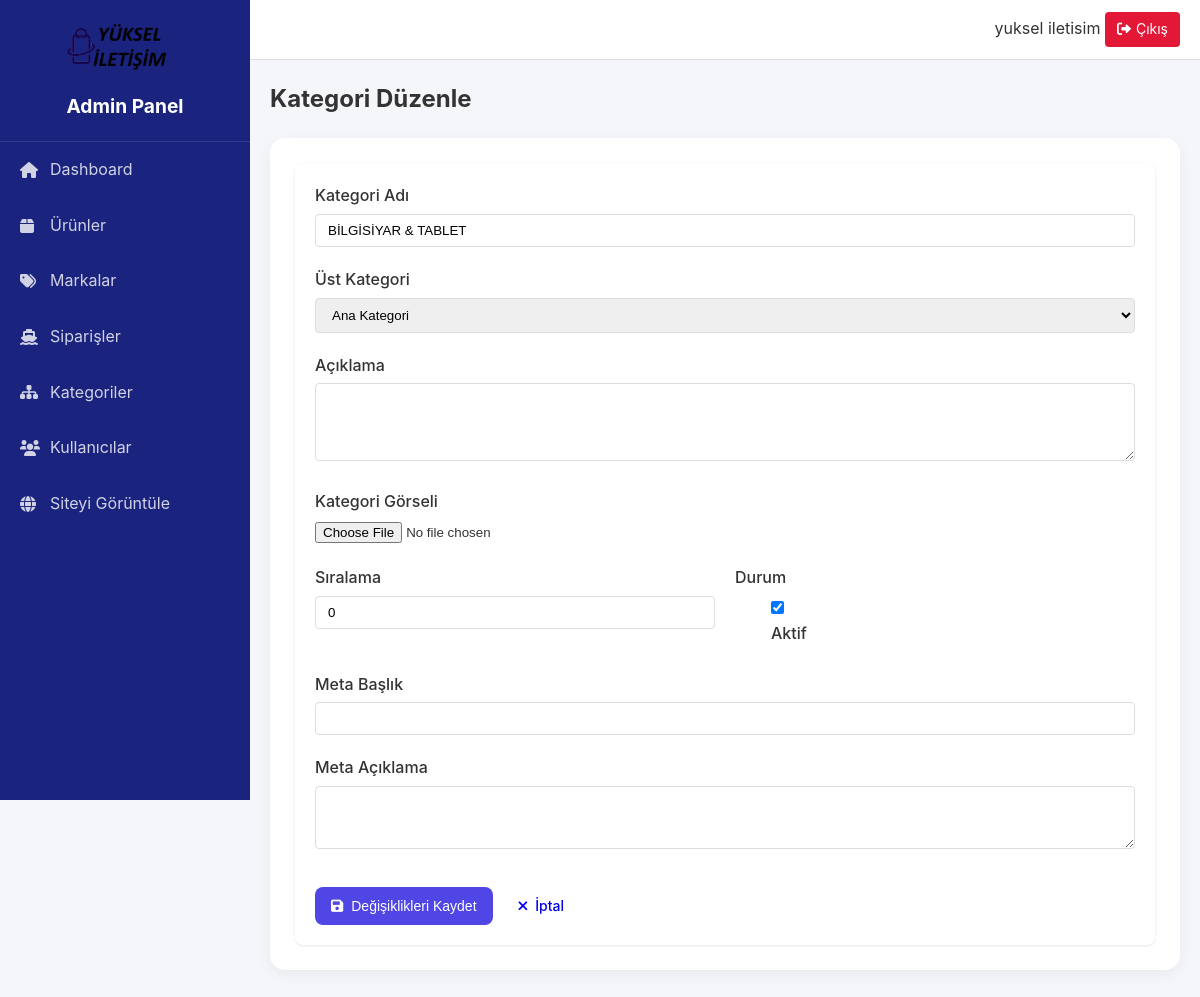
The page /admin/categories/edit/2 (signed in) on the database its author committed.
### models.py (models this page shows, shortened)
class User(UserMixin, db.Model):
    id = db.Column(db.Integer, primary_key=True)
    email = db.Column(db.String(120), unique=True, nullable=False)
    password_hash = db.Column(db.String(128))
    first_name = db.Column(db.String(50))
    last_name = db.Column(db.String(50))
    phone = db.Column(db.String(15))
    category_id = db.Column(db.Integer, db.ForeignKey('category.id'))  # Yeni eklendi
    is_active = db.Column(db.Boolean, default=True)
    is_admin = db.Column(db.Boolean, default=False)
    created_at = db.Column(db.DateTime, default=datetime.utcnow)
    last_login = db.Column(db.DateTime)

class Category(db.Model):
    id = db.Column(db.Integer, primary_key=True)
    name = db.Column(db.String(100), nullable=False)
    slug = db.Column(db.String(100), unique=True)
    description = db.Column(db.Text)
    parent_id = db.Column(db.Integer, db.ForeignKey('category.id'))
    image = db.Column(db.String(200))
    is_active = db.Column(db.Boolean, default=True)
    order = db.Column(db.Integer, default=0)
    meta_title = db.Column(db.String(200))
    meta_description = db.Column(db.Text)
    created_at = db.Column(db.DateTime, default=datetime.utcnow)
    updated_at = db.Column(db.DateTime, default=datetime.utcnow, onupdate=datetime.utcnow)
    children = db.relationship(
        'Category',
        backref=db.backref('parent', remote_side=[id]),
        lazy='dynamic'
    )

### routes/admin.py (the view, shortened to what this page needs)
@admin_bp.route('/categories/edit/<int:id>', methods=['GET', 'POST'])
@login_required
@admin_required
def edit_category(id):
    category = Category.query.get_or_404(id)
    parent_categories = Category.query.filter(Category.id != id, Category.parent_id != id).all()
    return render_template('admin/categories/form.html',
                         category=category,
                         parent_categories=parent_categories)

### routes/admin.py (called while the page is built)
def admin_required(f):
    @wraps(f)
    def decorated_function(*args, **kwargs):
        if not current_user.is_authenticated or not current_user.is_admin:
            flash('Bu sayfaya erişim yetkiniz yok.', 'error')
            return redirect(url_for('index'))
        return f(*args, **kwargs)
    return decorated_function

### templates/admin/categories/form.html (shortened to what this page needs)
{% extends 'admin/base.html' %}
{% block content %}
<div class="content-header">
    <h2>{% if category %}Kategori Düzenle{% else %}Yeni Kategori{% endif %}</h2>
</div>
<div class="content-section">
    <form method="POST" enctype="multipart/form-data" class="category-form">
        <div class="form-group">
            <label for="name">Kategori Adı</label>
            <input type="text"
                   id="name"
                   name="name"
                   class="form-control"
                   value="{{ category.name if category else '' }}"
                   required>
        </div>
        <div class="form-group">
            <label for="parent_id">Üst Kategori</label>
            <select id="parent_id" name="parent_id" class="form-control">
                <option value="">Ana Kategori</option>
            </select>
        </div>
        <div class="form-group">
            <label for="description">Açıklama</label>
            <textarea id="description"
                      name="description"
                      class="form-control"
                      rows="4">{{ category.description if category else '' }}</textarea>
        </div>
        <div class="form-group">
            <label for="image">Kategori Görseli</label>
            <input type="file"
                   id="image"
                   name="image"
                   class="form-control-file"
                   accept="image/*">
        </div>
        <div class="form-row">
            <div class="form-group col-md-6">
                <label for="order">Sıralama</label>
                <input type="number"
                       id="order"
                       name="order"
                       class="form-control"
                       value="{{ category.order if category else '0' }}">
            </div>
            <div class="form-group col-md-6">
                <label class="d-block">Durum</label>
                <div class="custom-control custom-switch mt-2">
                    <input type="checkbox"
                           class="custom-control-input"
                           id="is_active"
                           name="is_active"
                           {% if not category or category.is_active %}checked{% endif %}>
                    <label class="custom-control-label" for="is_active">Aktif</label>
                </div>
            </div>
        </div>
        <div class="form-group">
            <label for="meta_title">Meta Başlık</label>
            <input type="text"
                   id="meta_title"
                   name="meta_title"
                   class="form-control"
                   value="{{ category.meta_title if category else '' }}">
        </div>
        <div class="form-group">
            <label for="meta_description">Meta Açıklama</label>
            <textarea id="meta_description"
                      name="meta_description"
                      class="form-control"
                      rows="3">{{ category.meta_description if category else '' }}</textarea>
        </div>
        <div class="form-actions">
            <button type="submit" class="btn btn-primary">
                <i class="fas fa-save"></i>
                {% if category %}Değişiklikleri Kaydet{% else %}Kategori Ekle{% endif %}
            </button>
            <a href="{{ url_for('admin.categories') }}" class="btn btn-secondary">
                <i class="fas fa-times"></i>
                İptal
            </a>
        </div>
    </form>
</div>
{% endblock %}

### templates/admin/base.html (shortened to what this page needs)
<!DOCTYPE html>
<html lang="tr">
<head>
    <link rel="stylesheet" href="https://cdnjs.cloudflare.com/ajax/libs/font-awesome/6.0.0/css/all.min.css">
    <link rel="stylesheet" href="{{ url_for('static', filename='css/admin.css') }}">
</head>
<body>
    <div class="admin-container">
        <aside class="admin-sidebar">
            <div class="sidebar-header">
                <img src="{{ url_for('static', filename='images/default-logo.png') }}" alt="Logo" class="admin-logo">
                <h1>Admin Panel</h1>
            </div>
            <nav class="sidebar-nav">
                <ul>
                    <li>
                        <a href="{{ url_for('admin.dashboard') }}" {% if request.endpoint == 'admin.dashboard' %}class="active"{% endif %}>
                            <i class="fas fa-home"></i>
                            <span>Dashboard</span>
                        </a>
                    </li>
                    <li>
                        <a href="{{ url_for('admin.products') }}" {% if request.endpoint == 'admin.products' %}class="active"{% endif %}>
                            <i class="fas fa-box"></i>
                            <span>Ürünler</span>
                        </a>
                    </li>
                    <li>
                        <a href="{{ url_for('admin.brands') }}" {% if request.endpoint == 'admin.brands' %}class="active"{% endif %}>
                            <i class="fas fa-tags"></i>
                            <span>Markalar</span>
                        </a>
                    </li>
                    <li>
                        <a href="{{ url_for('admin.orders') }}" {% if request.endpoint == 'admin.orders' %}class="active"{% endif %}>
                            <i class="fas fa-ship"></i>
                            <span>Siparişler</span>
                        </a>
                    </li>
                    <li>
                        <a href="{{ url_for('admin.categories') }}" {% if request.endpoint == 'admin.categories' %}class="active"{% endif %}>
                            <i class="fas fa-sitemap"></i>
                            <span>Kategoriler</span>
                        </a>
                    </li>
                    <li>
                        <a href="{{ url_for('admin.users') }}" {% if request.endpoint == 'admin.users' %}class="active"{% endif %}>
                            <i class="fas fa-users"></i>
                            <span>Kullanıcılar</span>
                        </a>
                    </li>
                    <li>
                        <a href="{{ url_for('index') }}" target="_blank">
                            <i class="fas fa-globe"></i>
                            <span>Siteyi Görüntüle</span>
                        </a>
                    </li>
                </ul>
            </nav>
        </aside>
        <main class="admin-main">
            <header class="admin-header">
                <div class="header-right">
                    <div class="admin-user">
                        <span>{{ current_user.first_name }} {{ current_user.last_name }}</span>
                        <a href="{{ url_for('logout') }}" class="logout-btn">
                            <i class="fas fa-sign-out-alt"></i>
                            Çıkış
                        </a>
                    </div>
                </div>
            </header>
            <div class="admin-content">
                {% block content %}{% endblock %}
            </div>
        </main>
    </div>
</body>
</html>

### static/css/admin.css (style rules this page uses)
:root { --sidebar-width: 250px; --header-height: 60px; --primary-color: #1a237e; --secondary-color: #e31837; --text-color: #333; --bg-color: #f4f6f9; --border-color: #ddd; }
* { margin: 0; padding: 0; box-sizing: border-box; }
body { font-family: -apple-system, BlinkMacSystemFont, 'Segoe UI', Roboto, Oxygen, Ubuntu, Cantarell, sans-serif; background: var(--bg-color); color: var(--text-color); line-height: 1.6; }
.admin-container { display: flex; min-height: 100vh; }
.admin-sidebar { width: var(--sidebar-width); background: var(--primary-color); color: white; position: fixed; height: 100vh; overflow-y: auto; }
.sidebar-header { padding: 20px; text-align: center; border-bottom: 1px solid rgba(255,255,255,0.1); }
.admin-logo { max-width: 120px; margin-bottom: 10px; }
.sidebar-header h1 { font-size: 1.2rem; margin: 0; }
.sidebar-nav ul { list-style: none; padding: 0; }
.sidebar-nav a { display: flex; align-items: center; padding: 15px 20px; color: rgba(255,255,255,0.8); text-decoration: none; transition: all 0.3s; }
.sidebar-nav i { width: 20px; margin-right: 10px; }
.admin-main { flex: 1; margin-left: var(--sidebar-width); }
.admin-header { height: var(--header-height); background: white; border-bottom: 1px solid var(--border-color); display: flex; align-items: center; justify-content: space-between; padding: 0 20px; position: sticky; top: 0; z-index: 100; }
.admin-content { padding: 20px; }
.btn { display: inline-flex; align-items: center; padding: 8px 16px; border-radius: 4px; border: none; font-size: 14px; cursor: pointer; text-decoration: none; transition: background-color 0.3s; }
.btn-primary { background: var(--primary-color); color: white; }
.logout-btn { display: inline-flex; align-items: center; gap: 5px; padding: 6px 12px; border-radius: 4px; background: var(--secondary-color); color: white; text-decoration: none; font-size: 14px; }
.content-header { display: flex; justify-content: space-between; align-items: center; margin-bottom: 20px; }
.content-section { background: white; border-radius: 15px; padding: 25px; margin-bottom: 30px; box-shadow: 0 5px 15px rgba(0,0,0,0.05); }
.btn { padding: 8px 16px; border-radius: 8px; font-size: 0.875rem; font-weight: 500; display: inline-flex; align-items: center; gap: 8px; transition: all 0.2s ease; }
.btn-primary { background: #4f46e5; color: white; }

### templates/admin/categories/form.html (style rules this page uses)
.category-form { background: white; padding: 20px; border-radius: 8px; box-shadow: 0 1px 3px rgba(0,0,0,0.1); }
.form-group { margin-bottom: 20px; }
.form-group label { display: block; margin-bottom: 5px; font-weight: 500; }
.form-control { width: 100%; padding: 8px 12px; border: 1px solid #ddd; border-radius: 4px; }
.form-row { display: grid; grid-template-columns: repeat(2, 1fr); gap: 20px; }
.form-actions { display: flex; gap: 10px; margin-top: 30px; }
.custom-switch { padding-left: 2.25rem; }

### rows shown on the page
User: first_name "yuksel", last_name "iletisim"
Category: name "BİLGİSİYAR & TABLET", order "0", is_active "☑"
